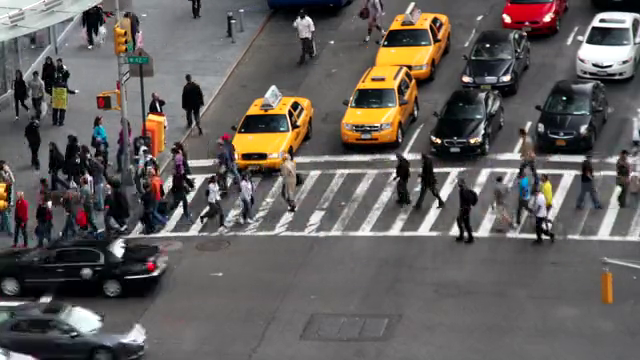
#> input picture frame 40 of video.mp4, 640 x 360 px
$ python object_detect.py
#> lines starting #> are read from the running program, lines starting #| are printed output that depends on the picture
import cv2
import time

def main():

    # Get all frames from video
    frames = cv2.VideoCapture('video.mp4')

    # Trained XML classifiers
    car_cascade = cv2.CascadeClassifier('cars.xml')
    pedestrian_cascade = cv2.CascadeClassifier('pedestrian.xml')
    bus_cascade = cv2.CascadeClassifier('bus.xml')

    # Create counter variables
    total_car_count = 0
    total_pedestrian_count = 0
    total_bus_count = 0
    num_frames = 0
    total_processing_time = 0.0
    fastest_frame_time = float('inf')
    slowest_frame_time = 0.0

    # Process frames until the video ends
    while True:

        # get single frame from frames
        frame_exist, frame = frames.read()
#> frame is the input picture: shape (360, 640, 3); mean B, G, R 92.7, 95.3, 99.7

        # Break loop no more frames are returned from frames.read()
        if not frame_exist:
            break

        # Frame counter
        num_frames += 1

        gray = cv2.cvtColor(frame, cv2.COLOR_BGR2GRAY)
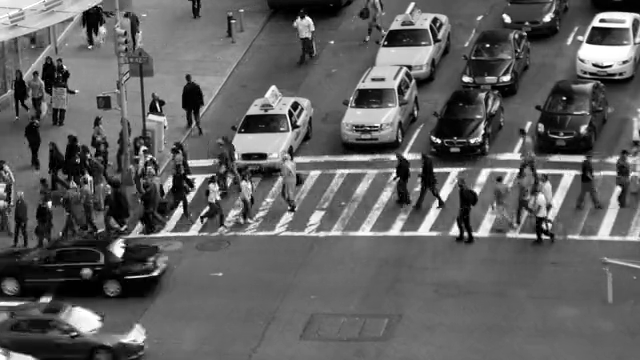
#> gray: shape (360, 640); min 0, max 255, mean 96.3

        # Start timer
        start = time.time()

        # Detect Objects
        cars = car_cascade.detectMultiScale(gray, 1.1, 1)
#> cars = [[366, 66, 22, 22], [168, 196, 37, 37], [189, 189, 47, 47], [574, 2, 60, 60], [344, 70, 54, 54], [542, 110, 63, 63], [226, 74, 78, 78]]
        pedestrian = pedestrian_cascade.detectMultiScale(gray, 1.1, 1)
#> pedestrian = [[4, 64, 30, 60], [128, 41, 28, 58], [173, 67, 35, 70], [14, 96, 37, 74], [438, 157, 48, 97]]
        bus = bus_cascade.detectMultiScale(gray, 1.1, 1)
#> bus = ()

        # Finish timer
        end = time.time()

        processing_time = end - start
        total_processing_time += processing_time

        # Update fastest and slowest frame times
        if processing_time < fastest_frame_time:
            fastest_frame_time = processing_time
        if processing_time > slowest_frame_time:
            slowest_frame_time = processing_time

        # Total count of objects
        car_count = len(cars)
#> car_count = 7
        pedestrian_count = len(pedestrian)
#> pedestrian_count = 5
        bus_count = len(bus)
#> bus_count = 0

        # Add to total counts
        total_car_count += car_count
#> total_car_count = 7
        total_pedestrian_count += pedestrian_count
#> total_pedestrian_count = 5
        total_bus_count += bus_count
#> total_bus_count = 0

        # Draw rectangles around detected objects
        for (x, y, w, h) in cars:
            cv2.rectangle(frames, (x, y), (x + w, y + h), (0, 0, 255), 2)
#> this loop made 1 pass

        for (x, y, w, h) in pedestrian:
            cv2.rectangle(frames, (x, y), (x + w, y + h), (255, 0, 0), 2)

        for (x, y, w, h) in bus:
            cv2.rectangle(frames, (x, y), (x + w, y + h), (255, 255, 255), 2)

        # Display frames in a window
        cv2.imshow('Video', frames)

        # Total counts of objecst per frame
        print("Frame {} - Cars detected: {}, Pedestrians detected: {}, Buses detected: {}".format(num_frames, car_count, pedestrian_count, bus_count))

    cv2.destroyAllWindows()

    print("Total # of Frames: ", num_frames)
    print("Total objects detected - Cars: {}, Pedestrians: {}, Buses: {}".format(total_car_count, total_pedestrian_count, total_bus_count))

    # Total Processing time
    print("Total Processing Time for all frames: {:.2f} seconds".format(total_processing_time))

    # Fastest and Slowest Frame time
    print("Fastest frame processing time: {:.2f} seconds".format(fastest_frame_time))
    print("Slowest frame processing time: {:.2f} seconds".format(slowest_frame_time))

    # Average processing time
    average_processing_time = total_processing_time / num_frames
    print("Average processing time per frame: {:.2f} seconds".format(average_processing_time))

if __name__ == "__main__":
#> (the run stopped early here; a loop or call above may not have finished)

$ run again, starting later in the video
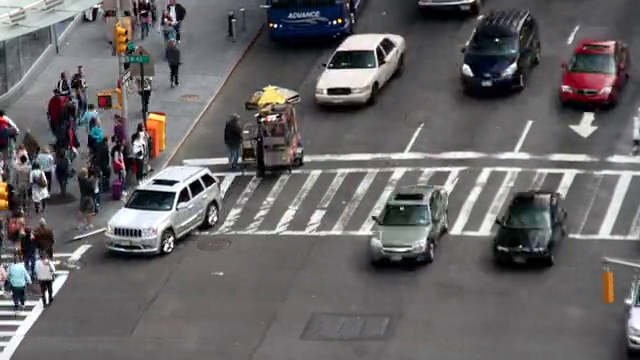
#> input picture frame 180 of video.mp4, 640 x 360 px
#> in main, frame is the input picture: shape (360, 640, 3); mean B, G, R 101.5, 100.6, 102.7
#> in main, `gray = cv2.cvtColor(frame, cv2.COLOR_BGR2GRAY)`:
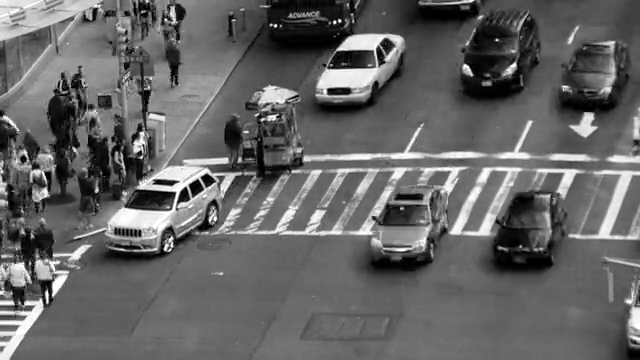
#> gray: shape (360, 640); min 0, max 255, mean 101.3
#> cars = [[254, 200, 32, 32], [140, 154, 43, 43], [276, 194, 45, 45], [358, 170, 76, 76], [429, 17, 115, 115], [343, 197, 105, 105], [287, 43, 104, 104], [452, 182, 128, 128], [281, 17, 146, 146]]
#> pedestrian = [[157, 29, 32, 64], [216, 107, 31, 62], [2, 250, 32, 65], [32, 61, 61, 123]]
#> bus = ()
#> car_count = 9
#> pedestrian_count = 4
#> bus_count = 0
#> total_car_count = 9
#> total_pedestrian_count = 4
#> total_bus_count = 0
#> the loop in main, `for (x, y, w, h) in cars:` made 1 pass

$ run again, starting later in the video
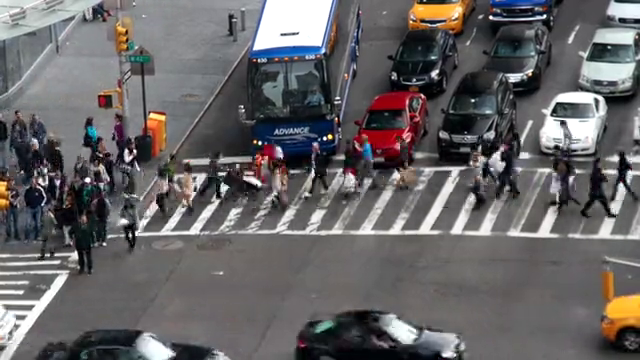
#> input picture frame 320 of video.mp4, 640 x 360 px
#> in main, frame is the input picture: shape (360, 640, 3); mean B, G, R 101.7, 100.6, 103
#> in main, `gray = cv2.cvtColor(frame, cv2.COLOR_BGR2GRAY)`:
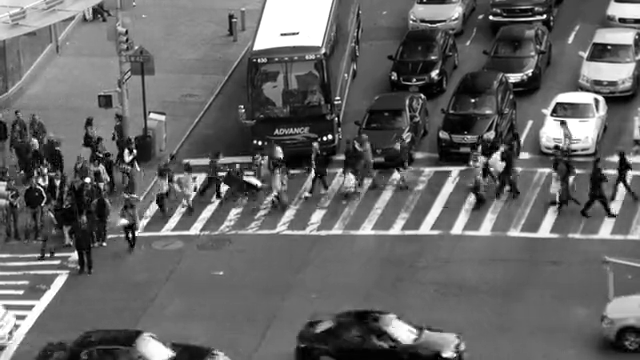
#> gray: shape (360, 640); min 0, max 255, mean 101.4
#> cars = [[9, 305, 20, 20], [515, 207, 28, 28], [134, 191, 43, 43], [354, 164, 41, 41], [253, 181, 46, 46], [410, 59, 50, 50], [450, 182, 52, 52], [538, 75, 57, 57], [4, 244, 60, 60]]
#> pedestrian = [[16, 173, 32, 63], [63, 203, 41, 82]]
#> bus = ()
#> car_count = 9
#> pedestrian_count = 2
#> bus_count = 0
#> total_car_count = 9
#> total_pedestrian_count = 2
#> total_bus_count = 0
#> the loop in main, `for (x, y, w, h) in cars:` made 1 pass
